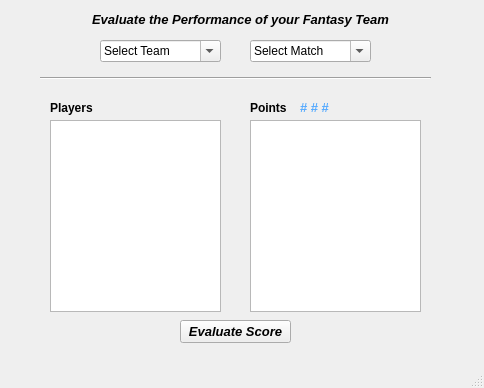
<?xml version="1.0" encoding="UTF-8"?>
<ui version="4.0">
 <class>MW2</class>
 <widget class="QMainWindow" name="MW2">
  <property name="geometry">
   <rect>
    <x>0</x>
    <y>0</y>
    <width>484</width>
    <height>388</height>
   </rect>
  </property>
  <property name="windowTitle">
   <string>Evaluate Scores</string>
  </property>
  <widget class="QWidget" name="centralwidget">
   <widget class="QLabel" name="label">
    <property name="geometry">
     <rect>
      <x>50</x>
      <y>10</y>
      <width>381</width>
      <height>20</height>
     </rect>
    </property>
    <property name="font">
     <font>
      <family>Arial</family>
     </font>
    </property>
    <property name="text">
     <string>&lt;html&gt;&lt;head/&gt;&lt;body&gt;&lt;p&gt;&lt;span style=&quot; font-size:10pt; font-weight:600; font-style:italic;&quot;&gt;Evaluate the Performance of your Fantasy Team&lt;/span&gt;&lt;/p&gt;&lt;/body&gt;&lt;/html&gt;</string>
    </property>
    <property name="alignment">
     <set>Qt::AlignCenter</set>
    </property>
   </widget>
   <widget class="QComboBox" name="cbTeam">
    <property name="geometry">
     <rect>
      <x>100</x>
      <y>40</y>
      <width>121</width>
      <height>22</height>
     </rect>
    </property>
    <property name="editable">
     <bool>true</bool>
    </property>
    <property name="currentText">
     <string>Select Team</string>
    </property>
    <property name="maxVisibleItems">
     <number>5</number>
    </property>
   </widget>
   <widget class="QComboBox" name="cbMatch">
    <property name="geometry">
     <rect>
      <x>250</x>
      <y>40</y>
      <width>121</width>
      <height>22</height>
     </rect>
    </property>
    <property name="editable">
     <bool>true</bool>
    </property>
    <property name="currentText">
     <string>Select Match</string>
    </property>
    <property name="maxVisibleItems">
     <number>5</number>
    </property>
   </widget>
   <widget class="Line" name="line">
    <property name="geometry">
     <rect>
      <x>40</x>
      <y>70</y>
      <width>391</width>
      <height>16</height>
     </rect>
    </property>
    <property name="orientation">
     <enum>Qt::Horizontal</enum>
    </property>
   </widget>
   <widget class="QLabel" name="label_2">
    <property name="geometry">
     <rect>
      <x>50</x>
      <y>100</y>
      <width>71</width>
      <height>16</height>
     </rect>
    </property>
    <property name="font">
     <font>
      <family>Arial</family>
      <pointsize>9</pointsize>
      <weight>75</weight>
      <bold>true</bold>
     </font>
    </property>
    <property name="text">
     <string>Players</string>
    </property>
   </widget>
   <widget class="QLabel" name="label_3">
    <property name="geometry">
     <rect>
      <x>250</x>
      <y>100</y>
      <width>71</width>
      <height>16</height>
     </rect>
    </property>
    <property name="font">
     <font>
      <family>Arial</family>
      <pointsize>9</pointsize>
      <weight>75</weight>
      <bold>true</bold>
     </font>
    </property>
    <property name="text">
     <string>Points</string>
    </property>
   </widget>
   <widget class="QLabel" name="Points">
    <property name="geometry">
     <rect>
      <x>300</x>
      <y>100</y>
      <width>47</width>
      <height>13</height>
     </rect>
    </property>
    <property name="text">
     <string>&lt;html&gt;&lt;head/&gt;&lt;body&gt;&lt;p&gt;&lt;span style=&quot; font-size:10pt; font-weight:600; color:#55aaff;&quot;&gt;# # #&lt;/span&gt;&lt;/p&gt;&lt;/body&gt;&lt;/html&gt;</string>
    </property>
   </widget>
   <widget class="QListWidget" name="listPlayer">
    <property name="geometry">
     <rect>
      <x>50</x>
      <y>120</y>
      <width>171</width>
      <height>192</height>
     </rect>
    </property>
   </widget>
   <widget class="QListWidget" name="listPoints">
    <property name="geometry">
     <rect>
      <x>250</x>
      <y>120</y>
      <width>171</width>
      <height>192</height>
     </rect>
    </property>
   </widget>
   <widget class="QPushButton" name="pbScore">
    <property name="geometry">
     <rect>
      <x>180</x>
      <y>320</y>
      <width>111</width>
      <height>23</height>
     </rect>
    </property>
    <property name="font">
     <font>
      <family>Arial</family>
      <pointsize>10</pointsize>
      <weight>75</weight>
      <italic>true</italic>
      <bold>true</bold>
     </font>
    </property>
    <property name="text">
     <string>Evaluate Score</string>
    </property>
   </widget>
  </widget>
  <widget class="QMenuBar" name="menubar">
   <property name="geometry">
    <rect>
     <x>0</x>
     <y>0</y>
     <width>484</width>
     <height>21</height>
    </rect>
   </property>
  </widget>
  <widget class="QStatusBar" name="statusbar"/>
 </widget>
 <resources/>
 <connections/>
</ui>
